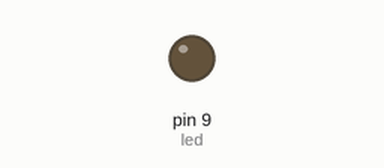
The sketch below on a simulated Arduino Uno, built with avr-gcc and run on an emulated ATmega328P. On the bench: output pins drawn as LEDs (lit = HIGH).

Above: at 0.05 s.
At 1.65 s:
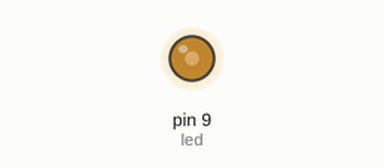
At 3.25 s:
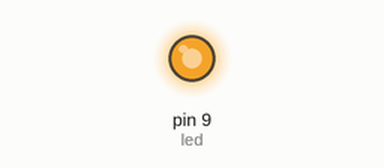
At 6.5 s:
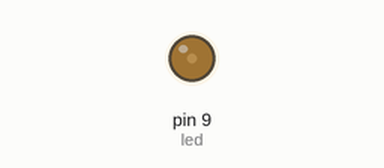
Timing chart, 0 to 9.3 s (numbered marks = the images above):
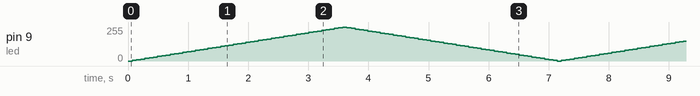

The sketch:

exemploFade.ino
```cpp
/* exemploFade:
  Esse exemplo mostra como realizar uma transição de esvanencimento com o pino
  9, utilizando a função analogWrite().
  A função analogWrite() usa PWM, portanto, se você deseja alterar o pino,
  certifique-se de usar outro pino compatível com PWM. Na maioria dos Arduino,
  os pinos PWM são identificados com um sinal "~", como ~ 3, ~ 5, ~ 6, ~ 9, ~ 10 e ~ 11.
  Este código de exemplo está no domínio público e foi traduzido e adaptado por Lauany Reis
  disponível em: <https://www.tinkercad.com/things/ldw2BShp5ml>.
  Original disponível em: <http://www.arduino.cc/en/Tutorial/Fade>. */

int led = 9;           // O pino PWM ao qual o LED está conectado
int brilho = 0;    // O quão brilhante estará o LED
int tempoEsvanecer = 5;    // Quanto tempo para apagar o LED
// A rotina de configuração é executada uma vez quando você pressiona reset:
void setup() {
  // Declara o pino 9 para ser uma saída:
  pinMode(led, OUTPUT);
}
// A rotina do loop é executada repetidamente para sempre:
void loop() {
  // Define o brilho do pino 9:
  analogWrite(led, brilho);
  // Altera o brilho para a próxima vez no loop:
  brilho = brilho + tempoEsvanecer;
  // Inverte a direção do desbotamento nas extremidades:
  if (brilho <= 0 || brilho >= 255) {
    tempoEsvanecer = -tempoEsvanecer;
  }
  // Aguarda 30 milissegundos para ver o efeito de escurecimento
  delay(70);
}
```
